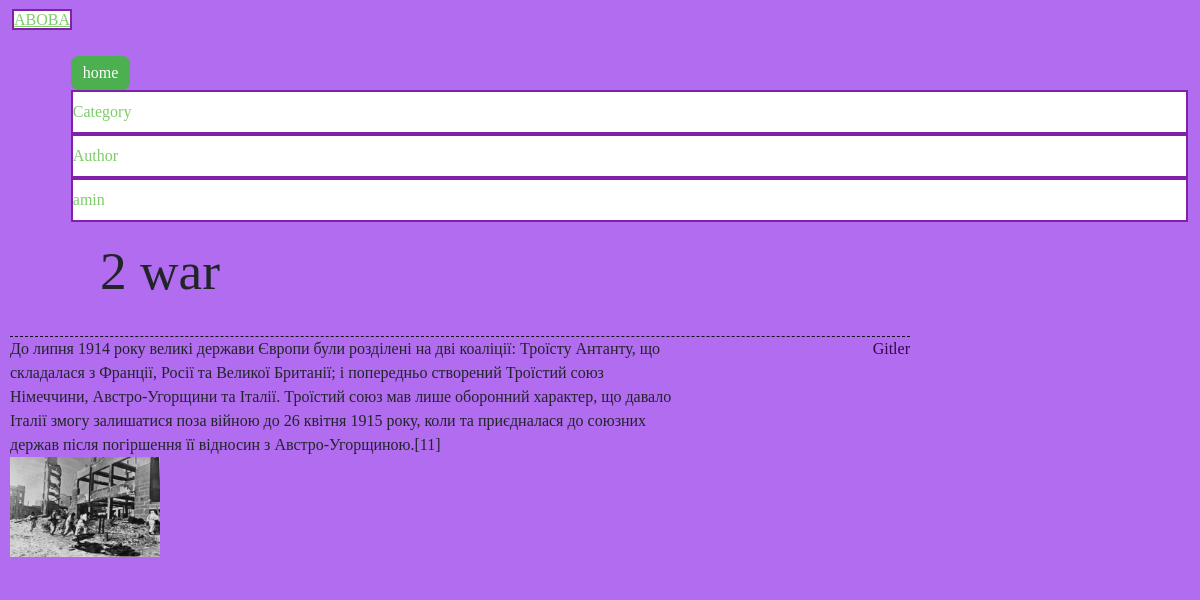
The page /5 on the database its author committed.
### blogapp/models.py (models this page shows, shortened)
class Post(models.Model):
    post_header = models.CharField(max_length=50)
    post_text = models.TextField(max_length=500)
    author = models.CharField(max_length=12)
    datetime = models.DateTimeField()
    category =  models.ForeignKey(Category, on_delete=models.SET_DEFAULT, default='no category')
    image = models.ImageField(upload_to="images/", default=None, null=True)

### blogapp/views.py (the view)
# urls.py: path("<int:pk>", view=views.PostDetailView.as_view(), name="post-details"),
class PostDetailView(DetailView):
    template_name = "blogapp/post_detail.html"
    model = Post

### templates/blogapp/post_detail.html
{% extends "layout.html" %}
{% block content %}
<div class="content">
<h2>{{post.post_header}}</h2>
<br>
<div class="post_text">
<p>
{{post.post_text}}
<br>
<img src="media/{{ post.image }}" alt="not found">
<br>
</p>
<span class="author">{{post.author}}</span>
<br>
</div>
</div>
{% endblock %}

### static/styles/style.css (style rules this page uses)
body { background-color: rgba(162, 80, 238, 0.836); font-family: cursive; }
.content { margin: 10px; width: 75%; }
.content h2 { margin-left: 10%; font-size: 40pt; }
.post_text { border-top: 1px dashed #000000e5; }
.author { color: #32054d; float:right; }
.post_text p { font: 10px; width: 75%; display: inline-block; }
.post_text img { margin-top: 0; width: 150px; height: 100px; }

### rows shown on the page
Post: post_header "2 war", post_text "До липня 1914 року великі держави Європи були розділені на дві коаліції: Троїсту Антанту, що складалася з Франції, Росії та Великої Британії; і попередньо створений Троїстий союз Німеччини, Австро-Угорщини та Італії. Троїстий союз мав лише оборонний характер, що давало Італії змогу залишатися поза війною до 26 квітня 1915 року, коли та приєдналася до союзних держав після погіршення її відносин з Австро-Угорщиною.[11]", image (picture), author "Gitler"
